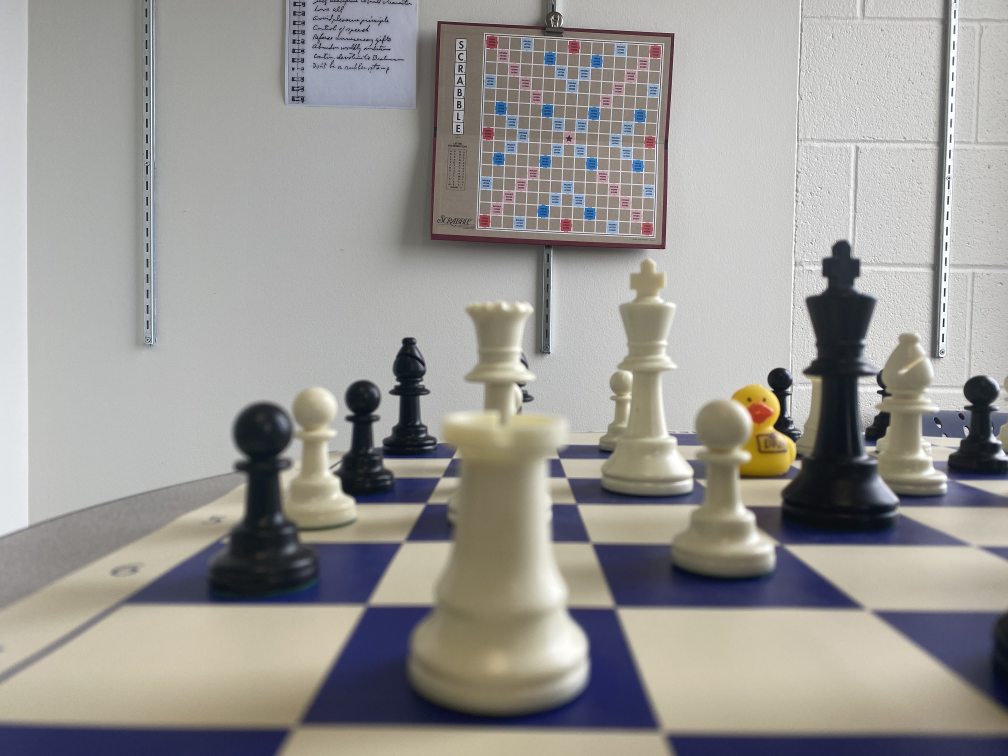
#> input picture Images/IMG_1680.JPG, 4032 x 3024 px, found by its file name (shown at 1/4 size); its folder holds 3 pictures in this run
$ python main_imgstitching.py
#> lines starting #> are read from the running program, lines starting #| are printed output that depends on the picture
### src/getKeyDescptr.py
module_name = 'GetKeyPointsAndDescriptors'

'''
Version: v1.0.0

Description:
    Gets the keypoint and descriptors of images

Authors:
    Iphy Kelvin

Date Created     : 05/20/2025
Date Last Updated: 06/20/2025

Doc:
    <***>

Notes:
    <***>

ToDo:
'''

# CUSTOM IMPORTS

# OTHER IMPORTS
import cv2 as cv

# USER INTERFACE
# maxFeatures = 200


class sift_descriptor:

    keypt   = None
    descptr = None

    def __init__(self, img, filename, num_img):
        self._img         = img
        self._filename    = filename
        self.filedescptn  = {f'{self._filename}':num_img}
    #

    @property
    def image(self):
        return self._img
    #

    @property
    def filename(self):
        return self._filename
    #

    def create_keypt_descrptr(self):
        output_img = cv.cvtColor(self._img, cv.COLOR_BGR2GRAY)
        sift       = cv.SIFT_create()

        self.keypt, self.descptr = sift.detectAndCompute(output_img, None)

        print(f"Keypoint and Descriptors for {self._filename}", flush=True)
    #

### src/main_imgstitching.py
module_name = 'ImageStitching'

'''
Version: v1.0.0

Description:
    Master module

Authors:
    Iphy Kelvin

Date Created     : 05/20/2025
Date Last Updated: 08/07/2025

Doc:
    <***>

Notes:
    <***>

ToDo:

'''


# CUSTOM IMPORTS
from camera_estimator import camera_estimator as cam_est
from getKeyDescptr    import sift_descriptor as sift_desc
from matcher          import Matcher
from stitch_image     import Stitch

# OTHER IMPORTS
import os
import cv2 as cv


def read_files_dir(dir):

    # Reads all the images and stores them to a list
    imgs = []
    for img_id, filename in enumerate(sorted(os.listdir(dir))):

        # Read the file
        read_img = cv.imread(os.path.join(dir, filename))
#> read_img is the input picture: shape (3024, 4032, 3); mean B, G, R 148.2, 151.7, 153.8

        if read_img is not None:
            imgs.append(sift_desc(read_img, filename, img_id))
        # if
    # for
    return imgs


def main():

    # Read the images
    see_imgs = read_files_dir("C:/Users/Starboy/OneDrive/RIT/Courses/IPCV/Assignments/HW4/Images")
#> see_imgs = 3 items

    # Get the keypoints and descriptors
    for img in see_imgs:
        img.create_keypt_descrptr()
#> this loop made 1 pass
#> pass 1, in create_keypt_descrptr, `output_img = cv.cvtColor(self._img, cv.COLOR_BGR2GRAY)`:
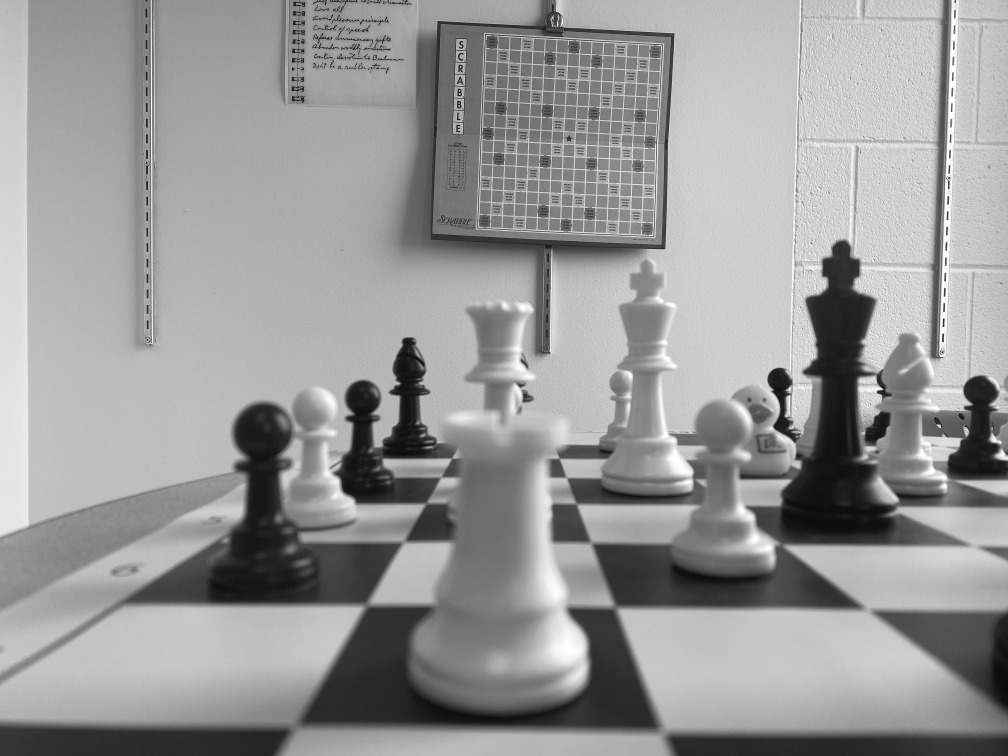
#> output_img: shape (3024, 4032) (shown at 1/4 size); min 0, max 255, mean 151.9
    # for

    #
    matches          = Matcher(see_imgs)
    getKeypt_matches = matches.run_matcher()

    # Get camera estimates
    cameraEsts = cam_est(getKeypt_matches)
    estimated_cams = cameraEsts._estimation()

    # Stitch the images
    stitch = Stitch(estimated_cams)
    stitch.run()

    cv.imshow('Result', stitch.stitched_img)
    cv.imwrite('./stitched_img.png', stitch.stitched_img)
    cv.waitKey(0)
#


if __name__ == '__main__':
#> (the run stopped early here; a loop or call above may not have finished)
